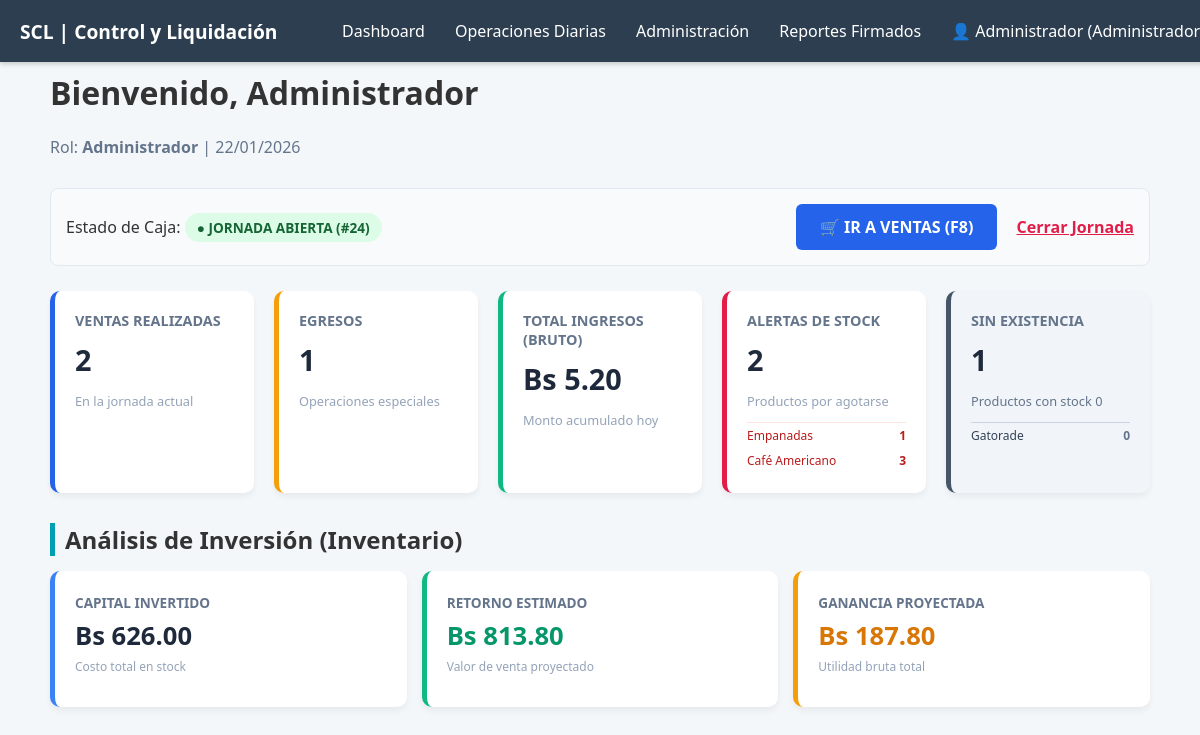
Page /dashboard.php (signed in) on the committed database.
### tables this page shows
CREATE TABLE `control_jornadas` (
  `id_jornada` int(11) NOT NULL,
  `fecha_apertura` datetime DEFAULT NULL,
  `id_usuario_apertura_fk` int(11) DEFAULT NULL,
  `id_usuario_cierre_fk` int(11) DEFAULT NULL,
  `monto_apertura` decimal(10,2) NOT NULL,
  `monto_ventas_sistema` decimal(10,2) DEFAULT 0.00,
  `monto_conteo_fisico` decimal(10,2) DEFAULT 0.00,
  `diferencia` decimal(10,2) DEFAULT 0.00,
  `estado_jornada` varchar(20) DEFAULT 'Abierta',
  `notas` text DEFAULT NULL,
  `apertura_timestamp` timestamp NOT NULL DEFAULT current_timestamp(),
  `cierre_timestamp` datetime DEFAULT NULL,
  `fecha_cierre` datetime DEFAULT NULL,
  `monto_cierre_real` decimal(10,2) DEFAULT NULL,
  `observaciones` text DEFAULT NULL
);

CREATE TABLE `inventario` (
  `id_producto` int(11) NOT NULL,
  `nombre_producto` varchar(100) NOT NULL,
  `stock_actual` int(11) NOT NULL,
  `costo_unitario` decimal(10,2) NOT NULL,
  `ultima_venta_fecha` date DEFAULT NULL
);

### includes/auth.php (called while the page is built, shortened)
<?php
function obtenerJornadaActiva($conn) {
    $sql = "SELECT id_jornada FROM control_jornadas WHERE estado_jornada IN ('Abierta', '1') LIMIT 1";
    $res = $conn->query($sql);
    if ($res && $res->num_rows > 0) {
        $row = $res->fetch_assoc();
        return $row['id_jornada'];
    }
    return false;
}
?>

### dashboard.php (the view, shortened to what this page needs)
<?php
include 'includes/auth.php';
include 'includes/db_connect.php';
$id_jornada_activa = obtenerJornadaActiva($conn);
$ventas_hoy = 0;
$monto_hoy = 0.00;
$egresos_hoy = 0;
$inversion = 0;
$venta_est = 0;
$utilidad_est = 0;
if ($id_jornada_activa) {
    $sql_conteo = "SELECT COUNT(id_registro) as total_c
                   FROM transacciones
                   WHERE id_jornada_fk = $id_jornada_activa AND es_egreso = 0";
    $res_c = $conn->query($sql_conteo);
    if ($res_c) {
        $ventas_hoy = $res_c->fetch_assoc()['total_c'] ?? 0;
    }
    $sql_egr_count = "SELECT COUNT(id_registro) as total_e
                      FROM transacciones
                      WHERE id_jornada_fk = $id_jornada_activa AND es_egreso = 1";
    $res_e = $conn->query($sql_egr_count);
    if ($res_e) {
        $egresos_hoy = $res_e->fetch_assoc()['total_e'] ?? 0;
    }
    $sql_monto = "SELECT SUM(dp.monto_pago) as total_m
                  FROM detalle_pago dp
                  JOIN transacciones t ON dp.id_transaccion_fk = t.id_registro
                  WHERE t.id_jornada_fk = $id_jornada_activa AND t.es_egreso = 0";
    $res_m = $conn->query($sql_monto);
    if ($res_m) {
        $monto_hoy = $res_m->fetch_assoc()['total_m'] ?? 0.00;
    }
}
$sql_valorizacion = "SELECT
    SUM(stock_actual * costo_unitario) as inversion_total,
    SUM(stock_actual * costo_unitario * (1 + (SELECT COALESCE(margen_ganancia_estandar, 30) / 100 FROM parametros_negocio LIMIT 1))) as venta_proyectada
    FROM inventario";
$res_val = $conn->query($sql_valorizacion);
if ($res_val) {
    $data_val = $res_val->fetch_assoc();
    $inversion = $data_val['inversion_total'] ?? 0;
    $venta_est = $data_val['venta_proyectada'] ?? 0;
    $utilidad_est = $venta_est - $inversion;
}
$res_inv = $conn->query("SELECT COUNT(*) as criticos FROM inventario WHERE stock_actual <= 5 AND stock_actual > 0");
$productos_criticos = $res_inv->fetch_assoc()['criticos'] ?? 0;
$res_agotados = $conn->query("SELECT COUNT(*) as agotados FROM inventario WHERE stock_actual <= 0");
$productos_agotados = $res_agotados->fetch_assoc()['agotados'] ?? 0;
?>
<!DOCTYPE html>
<html lang="es">
<head>
    <link rel="stylesheet" href="css/style.css">
</head>
<body>
    <?php include 'includes/menu.php'; ?>
    <div style="padding: 30px; max-width: 1200px; margin: 0 auto;">
        <header style="margin-bottom: 30px;">
            <h1>Bienvenido, <?php echo htmlspecialchars($_SESSION['user_full_name'] ?? 'Usuario'); ?></h1>
            <p style="color: #64748b;">Rol: <strong><?php echo $_SESSION['user_role'] ?? 'Invitado'; ?></strong> | <?php echo date('d/m/Y'); ?></p>
        </header>
        <div class="status-bar">
            <div>
                <span>Estado de Caja: </span>
                <?php if ($id_jornada_activa): ?>
                    <span class="badge badge-open">● JORNADA ABIERTA (#<?php echo $id_jornada_activa; ?>)</span>
                <?php else: ?>
                    <span class="badge badge-closed">○ JORNADA CERRADA</span>
                <?php endif; ?>
            </div>
            <div>
                <?php if ($id_jornada_activa): ?>
                    <a href="gestion/form_transacciones.php" class="btn-action">🛒 IR A VENTAS (F8)</a>
                    <?php if (($_SESSION['user_role'] ?? '') == 'Supervisor' || ($_SESSION['user_role'] ?? '') == 'Administrador'): ?>
                        <a href="gestion/form_cierre_caja.php" style="color: #e11d48; margin-left: 15px; font-weight: bold;">Cerrar Jornada</a>
                    <?php endif; ?>
                <?php else: ?>
                    <a href="gestion/form_jornada.php" class="btn-action" style="background: #10b981;">🟢 ABRIR JORNADA</a>
                <?php endif; ?>
            </div>
        </div>
        <div class="dashboard-grid">
            <div class="card">
                <h3>Ventas Realizadas</h3>
                <div class="valor"><?php echo $ventas_hoy; ?></div>
                <p style="font-size: 0.8rem; color: #94a3b8;">En la jornada actual</p>
            </div>
            <div class="card" style="border-left-color: #f59e0b;">
                <h3>Egresos</h3>
                <div class="valor"><?php echo $egresos_hoy; ?></div>
                <p style="font-size: 0.8rem; color: #94a3b8;">Operaciones especiales</p>
            </div>
            <div class="card exito">
                <h3>Total Ingresos (Bruto)</h3>
                <div class="valor">Bs <?php echo number_format($monto_hoy, 2); ?></div>
                <p style="font-size: 0.8rem; color: #94a3b8;">Monto acumulado hoy</p>
            </div>
            <div class="card <?php echo ($productos_criticos > 0) ? 'critico' : ''; ?>">
                <h3>Alertas de Stock</h3>
                <div class="valor"><?php echo $productos_criticos; ?></div>
                <p style="font-size: 0.8rem; color: #94a3b8;">Productos por agotarse</p>
                <?php if ($productos_criticos > 0): ?>
                    <div style="margin-top: 10px; border-top: 1px solid #fee2e2; pt: 10px;">
                        <ul style="margin: 0; padding: 0; list-style: none; max-height: 120px; overflow-y: auto;">
                            <?php
                            $res_bajos = $conn->query("SELECT nombre_producto, stock_actual FROM inventario WHERE stock_actual <= 5 AND stock_actual > 0 ORDER BY stock_actual ASC LIMIT 10");
                            while($p_bajo = $res_bajos->fetch_assoc()):
                            ?>
                                <li style="font-size: 0.75rem; color: #b91c1c; padding: 4px 0; display: flex; justify-content: space-between;">
                                    <span><?php echo htmlspecialchars($p_bajo['nombre_producto']); ?></span>
                                    <strong><?php echo $p_bajo['stock_actual']; ?></strong>
                                </li>
                            <?php endwhile; ?>
                        </ul>
                    </div>
                <?php endif; ?>
            </div>
            <div class="card agotado">
                <h3>Sin Existencia</h3>
                <div class="valor"><?php echo $productos_agotados; ?></div>
                <p style="font-size: 0.8rem; color: #64748b;">Productos con stock 0</p>
                <?php if ($productos_agotados > 0): ?>
                    <div style="margin-top: 10px; border-top: 1px solid #cbd5e1; pt: 10px;">
                        <ul style="margin: 0; padding: 0; list-style: none; max-height: 120px; overflow-y: auto;">
                            <?php
                            $res_sin_stock = $conn->query("SELECT nombre_producto FROM inventario WHERE stock_actual <= 0 ORDER BY nombre_producto ASC LIMIT 10");
                            while($p_sin = $res_sin_stock->fetch_assoc()):
                            ?>
                                <li style="font-size: 0.75rem; color: #334155; padding: 4px 0; display: flex; justify-content: space-between;">
                                    <span><?php echo htmlspecialchars($p_sin['nombre_producto']); ?></span>
                                    <strong style="color: #64748b;">0</strong>
                                </li>
                            <?php endwhile; ?>
                        </ul>
                    </div>
                <?php endif; ?>
            </div>
        </div>
        <h2 style="margin-top: 30px;">Análisis de Inversión (Inventario)</h2>
        <div style="display: flex; gap: 15px; margin-bottom: 25px; flex-wrap: nowrap;">
            <div class="card" style="flex: 1; border-left: 5px solid #3b82f6; min-width: 200px;">
                <span style="color: #64748b; font-size: 0.85rem; font-weight: bold; text-transform: uppercase;">Capital Invertido</span>
                <div style="font-size: 1.6rem; font-weight: bold; color: #1e293b; margin-top: 5px;">
                    Bs <?php echo number_format($inversion, 2); ?>
                </div>
                <p style="font-size: 0.75rem; color: #94a3b8; margin-top: 5px;">Costo total en stock</p>
            </div>
            <div class="card" style="flex: 1; border-left: 5px solid #10b981; min-width: 200px;">
                <span style="color: #64748b; font-size: 0.85rem; font-weight: bold; text-transform: uppercase;">Retorno Estimado</span>
                <div style="font-size: 1.6rem; font-weight: bold; color: #059669; margin-top: 5px;">
                    Bs <?php echo number_format($venta_est, 2); ?>
                </div>
                <p style="font-size: 0.75rem; color: #94a3b8; margin-top: 5px;">Valor de venta proyectado</p>
            </div>
            <div class="card" style="flex: 1; border-left: 5px solid #f59e0b; min-width: 200px;">
                <span style="color: #64748b; font-size: 0.85rem; font-weight: bold; text-transform: uppercase;">Ganancia Proyectada</span>
                <div style="font-size: 1.6rem; font-weight: bold; color: #d97706; margin-top: 5px;">
                    Bs <?php echo number_format($utilidad_est, 2); ?>
                </div>
                <p style="font-size: 0.75rem; color: #94a3b8; margin-top: 5px;">Utilidad bruta total</p>
            </div>
        </div>
    </div>
</body>
</html>

### css/style.css (style rules this page uses)
body { font-family: 'Segoe UI', Tahoma, Geneva, Verdana, sans-serif; background-color: #f4f7f9; margin: 0; padding: 20px; color: #333; }
h2 { border-left: 5px solid #00a0b2; padding-left: 10px; color: #333; margin-top: 30px; margin-bottom: 15px; }

### dashboard.php (style rules this page uses)
.dashboard-grid { display: grid; grid-template-columns: repeat(auto-fit, minmax(200px, 1fr)); gap: 20px; margin-top: 20px; }
.card { background: white; padding: 20px; border-radius: 10px; box-shadow: 0 4px 6px rgba(0,0,0,0.05); border-left: 5px solid #2563eb; }
.card.critico { border-left-color: #e11d48; }
.card.agotado { border-left-color: #475569; background: #f1f5f9; }
.card.exito { border-left-color: #10b981; }
.card h3 { margin: 0; color: #64748b; font-size: 0.9rem; text-transform: uppercase; }
.card .valor { font-size: 1.8rem; font-weight: bold; margin-top: 10px; color: #1e293b; }
.status-bar { background: #f8fafc; padding: 15px; border-radius: 8px; margin-bottom: 25px; display: flex; justify-content: space-between; align-items: center; border: 1px solid #e2e8f0; }
.badge { padding: 5px 12px; border-radius: 20px; font-size: 0.85rem; font-weight: bold; }
.badge-open { background: #dcfce7; color: #166534; }
.btn-action { display: inline-block; padding: 12px 24px; background: #2563eb; color: white; text-decoration: none; border-radius: 6px; font-weight: bold; transition: 0.3s; }

### rows in the picture
control_jornadas: id_jornada "24"
inventario: nombre_producto "Empanadas", stock_actual "1"
inventario: nombre_producto "Café Americano", stock_actual "3"
inventario: nombre_producto "Gatorade"

### other values in the picture
$user_display "Administrador…"
$_SESSION['user_full_name'] "Administrador"
$_SESSION['user_role'] "Administrador"
$ventas_hoy "2"
$egresos_hoy "1"
$monto_hoy "5.20"
$productos_criticos "2"
$productos_agotados "1"
$inversion "626.00"
$venta_est "813.80"
$utilidad_est "187.80"
